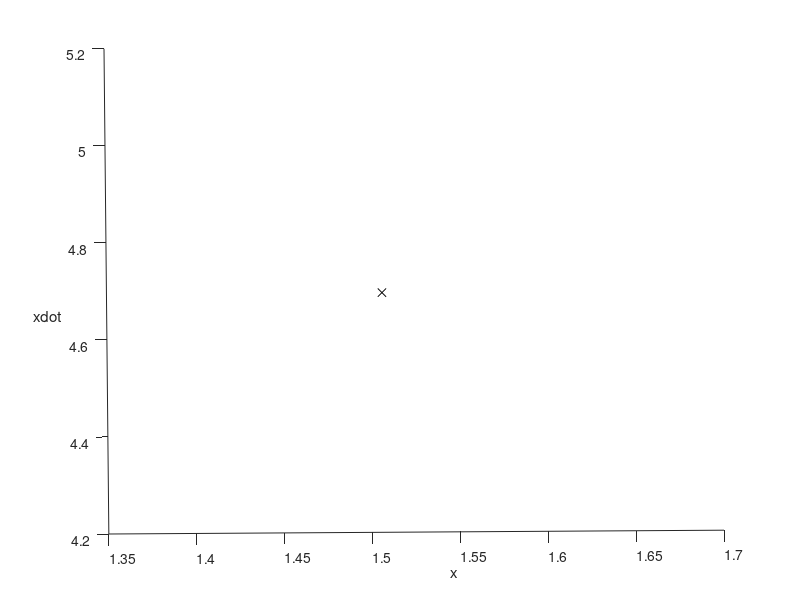

Write the MATLAB code that produced this figure. (Note: this script raises an error after producing the figure.)
% script RR_Sim_Duffing
% A simple RK4 simulation of the Duffing oscillator.
%% Renaissance Repository, https://github.com/tbewley/RR/tree/main/RR_chap07
%% Copyright 2024 by Thomas Bewley, distributed under BSD 3-Clause License.

clear, close all, T=200; h=0.05; x=5*rand(2,1);              % Set up simulation
plot3(x(1),x(2),0,'kx'); view([-0.45 90]); hold on           % Set up plot
xlabel('x'), ylabel('xdot')
for t=0:h:T
   k1=RHS(x,t); k2=RHS(x+h*k1/2,t+h/2); k3=RHS(x+h*k2/2,t+h/2); k4=RHS(x+h*k3,t+h);
   xnew=x+h*(k1/6+k2/3+k3/3+k4/6);
   plot3([xnew(1) x(1)],[xnew(2) x(2)],[t-h,t]); axis([-4.5 4.5 -6 6 t-10 t])
   x=xnew; pause(0.001);
end
%%%%%%%%
function k=RHS(x,t) % Note: the "non-autonomous" Duffing RHS depends explicitly on t.
alpha=-1; beta=0.25; delta=0.1; gamma=2.5; omega=2;  % Define constants for Duffing
k=[x(2); -delta*x(2)-alpha*x(1)-beta*(x(1))^3-gamma*cos(omega*t)];
end
